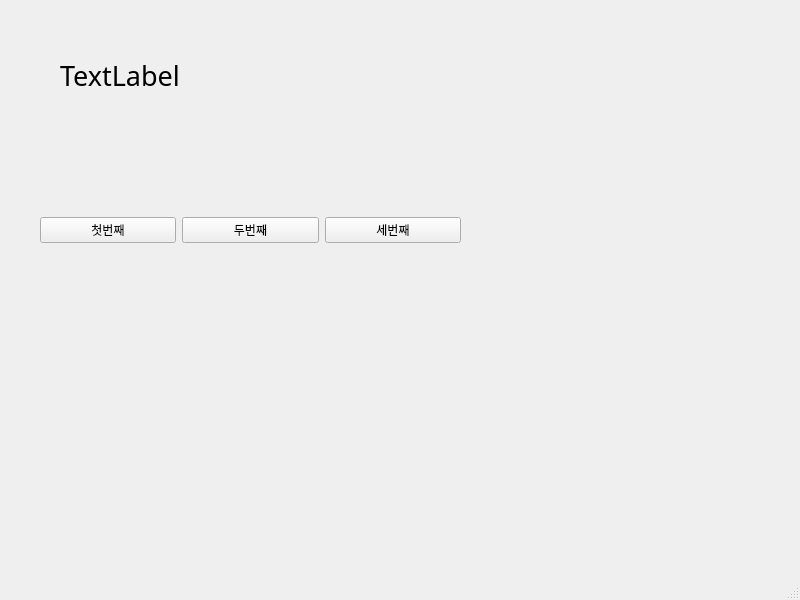
<?xml version="1.0" encoding="UTF-8"?>
<ui version="4.0">
 <class>MainWindow</class>
 <widget class="QMainWindow" name="MainWindow">
  <property name="geometry">
   <rect>
    <x>0</x>
    <y>0</y>
    <width>800</width>
    <height>600</height>
   </rect>
  </property>
  <property name="windowTitle">
   <string>MainWindow</string>
  </property>
  <widget class="QWidget" name="centralwidget">
   <widget class="QWidget" name="horizontalLayoutWidget">
    <property name="geometry">
     <rect>
      <x>40</x>
      <y>180</y>
      <width>421</width>
      <height>101</height>
     </rect>
    </property>
    <layout class="QHBoxLayout" name="horizontalLayout">
     <item>
      <widget class="QPushButton" name="pushButton_2">
       <property name="text">
        <string>첫번째</string>
       </property>
      </widget>
     </item>
     <item>
      <widget class="QPushButton" name="pushButton_3">
       <property name="text">
        <string>두번째</string>
       </property>
      </widget>
     </item>
     <item>
      <widget class="QPushButton" name="pushButton">
       <property name="text">
        <string>세번째</string>
       </property>
      </widget>
     </item>
    </layout>
   </widget>
   <widget class="QLabel" name="label">
    <property name="geometry">
     <rect>
      <x>60</x>
      <y>30</y>
      <width>391</width>
      <height>91</height>
     </rect>
    </property>
    <property name="font">
     <font>
      <family>휴먼둥근헤드라인</family>
      <pointsize>20</pointsize>
     </font>
    </property>
    <property name="text">
     <string>TextLabel</string>
    </property>
   </widget>
  </widget>
  <widget class="QMenuBar" name="menubar">
   <property name="geometry">
    <rect>
     <x>0</x>
     <y>0</y>
     <width>800</width>
     <height>26</height>
    </rect>
   </property>
  </widget>
  <widget class="QStatusBar" name="statusbar"/>
 </widget>
 <resources/>
 <connections>
  <connection>
   <sender>pushButton_2</sender>
   <signal>clicked()</signal>
   <receiver>MainWindow</receiver>
   <slot>firstClick()</slot>
   <hints>
    <hint type="sourcelabel">
     <x>106</x>
     <y>254</y>
    </hint>
    <hint type="destinationlabel">
     <x>137</x>
     <y>325</y>
    </hint>
   </hints>
  </connection>
  <connection>
   <sender>pushButton_3</sender>
   <signal>clicked()</signal>
   <receiver>MainWindow</receiver>
   <slot>secondClick()</slot>
   <hints>
    <hint type="sourcelabel">
     <x>246</x>
     <y>269</y>
    </hint>
    <hint type="destinationlabel">
     <x>269</x>
     <y>308</y>
    </hint>
   </hints>
  </connection>
  <connection>
   <sender>pushButton</sender>
   <signal>clicked()</signal>
   <receiver>MainWindow</receiver>
   <slot>thirdClick()</slot>
   <hints>
    <hint type="sourcelabel">
     <x>394</x>
     <y>263</y>
    </hint>
    <hint type="destinationlabel">
     <x>408</x>
     <y>299</y>
    </hint>
   </hints>
  </connection>
 </connections>
 <slots>
  <slot>firstClick()</slot>
  <slot>secondClick()</slot>
  <slot>thirdClick()</slot>
 </slots>
</ui>
